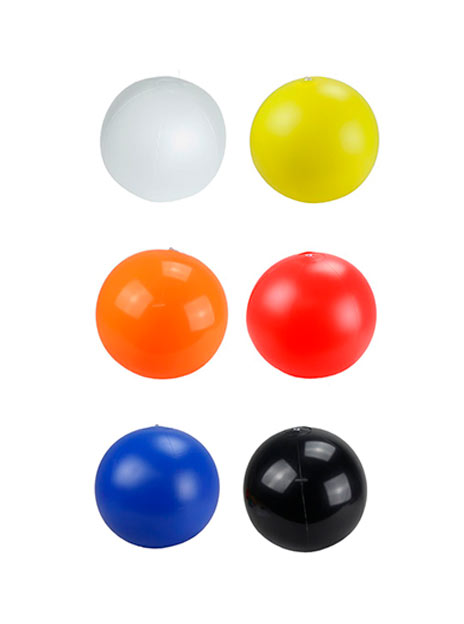
#> input picture fourier_movement/PELOTASLISAS-COLORES.jpg, 464 x 624 px
$ jupyter execute fourierBallsMovement.ipynb
#> lines starting #> are read from the running program, lines starting #| are printed output that depends on the picture
[cell 1]
# Import necessary libraries
import cv2
import numpy as np
import matplotlib.pyplot as plt

# Load the images again
image_original = cv2.imread('./PELOTASLISAS-COLORES.jpg')
#> image_original is the input picture: shape (624, 464, 3); mean B, G, R 211, 219.3, 233.1
image_moved = cv2.imread('./PELOTASLISAS-COLORES-MOVIMIENTO.png')
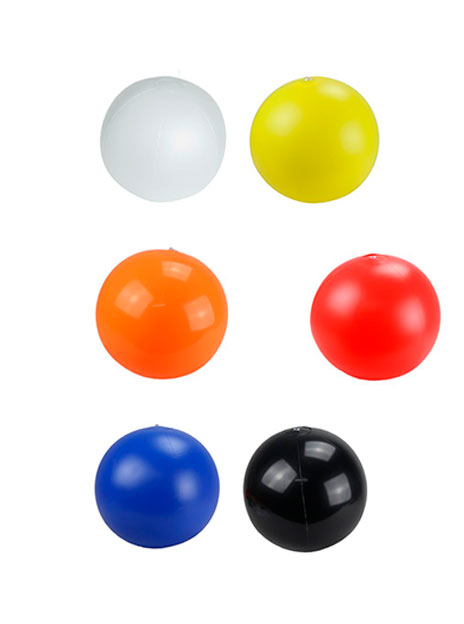
#> input picture fourier_movement/PELOTASLISAS-COLORES-MOVIMIENTO.png, 464 x 624 px
#> image_moved is the input picture: shape (624, 464, 3); mean B, G, R 211, 219.3, 233.2

# Visualize the images side by side
fig, axarr = plt.subplots(1, 2, figsize=(12, 6))
axarr[0].imshow(cv2.cvtColor(image_original, cv2.COLOR_BGR2RGB))
axarr[0].set_title('Original')
axarr[0].axis('off')

axarr[1].imshow(cv2.cvtColor(image_moved, cv2.COLOR_BGR2RGB))
axarr[1].set_title('Con Movimiento')
axarr[1].axis('off')

plt.tight_layout()
plt.show()
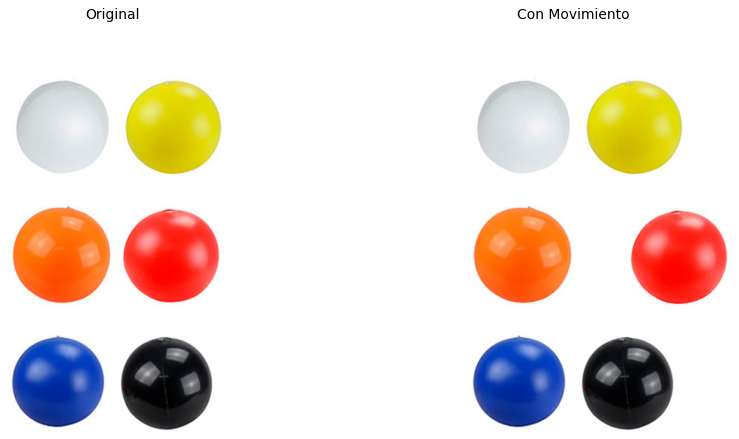
#> figure drawn by matplotlib, 2 panels

[cell 2]
def compute_fourier_magnitude(image):
    # Convert to grayscale
    gray_image = cv2.cvtColor(image, cv2.COLOR_BGR2GRAY)
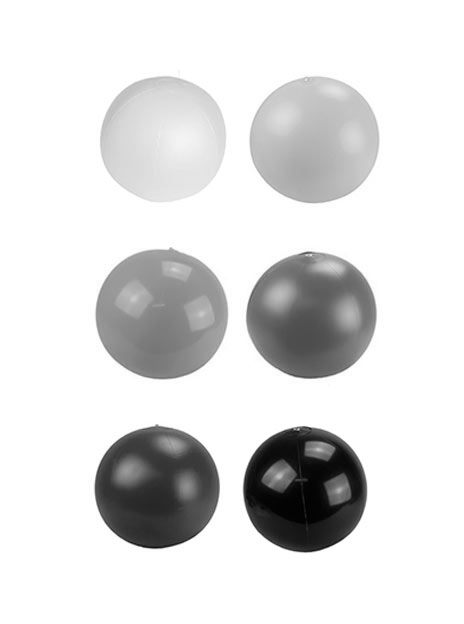
#> gray_image: shape (624, 464); min 0, max 255, mean 222.5

    # Compute the 2D Fourier Transform
    f_transform = np.fft.fft2(gray_image)

    # Shift the zero-frequency components to the center of the spectrum
    f_transform_centered = np.fft.fftshift(f_transform)

    # Get magnitude spectrum
    magnitude_spectrum = np.log(np.abs(f_transform_centered) + 1)
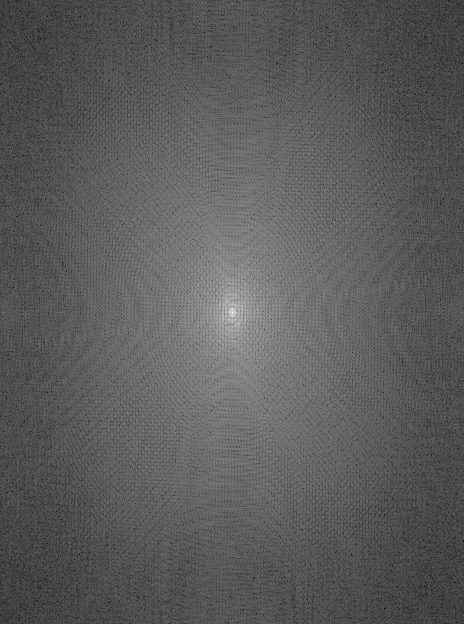
#> magnitude_spectrum: shape (624, 464) float64; min 0.705, max 17.98, mean 6.92; drawn with min black and max white

    return magnitude_spectrum

# Compute Fourier magnitude for both images
magnitude_original = compute_fourier_magnitude(image_original)
magnitude_moved = compute_fourier_magnitude(image_moved)
#> in compute_fourier_magnitude (call 2), `gray_image = cv2.cvtColor(image, cv2.COLOR_BGR2GRAY)`:
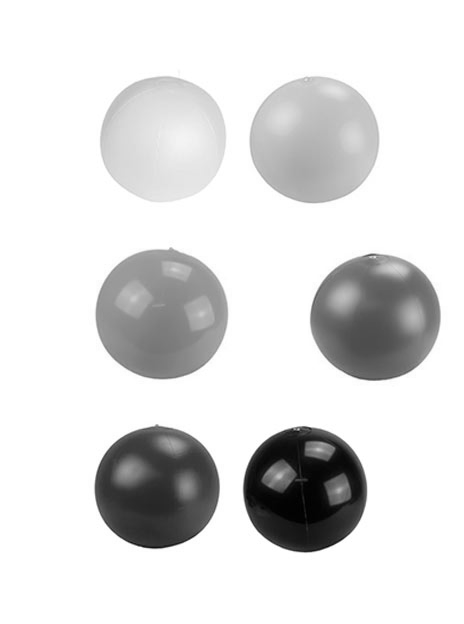
#> gray_image: shape (624, 464); min 0, max 255, mean 222.5

# Visualize the Fourier Magnitude side by side
fig, axarr = plt.subplots(1, 2, figsize=(12, 6))
axarr[0].imshow(magnitude_original, cmap='gray')
axarr[0].set_title('Espectro Fourier Original')
axarr[0].axis('off')

axarr[1].imshow(magnitude_moved, cmap='gray')
axarr[1].set_title('Espectro Fourier con Movimiento')
axarr[1].axis('off')

plt.tight_layout()
plt.show()

[cell 3]
# Compute the difference between the Fourier magnitudes
difference = np.abs(magnitude_original - magnitude_moved)
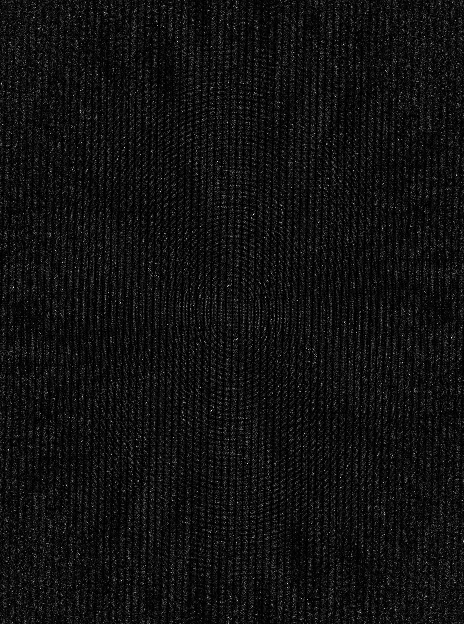
#> difference: shape (624, 464) float64; min 3.53e-06, max 5.64, mean 0.381; drawn with min black and max white

# Visualize the difference
plt.figure(figsize=(8, 6))
plt.imshow(difference, cmap='gray')
plt.title('Diferencia entre Espectros Fourier')
plt.axis('off')
plt.colorbar(label='Diferencia de Magnitud')
plt.show()
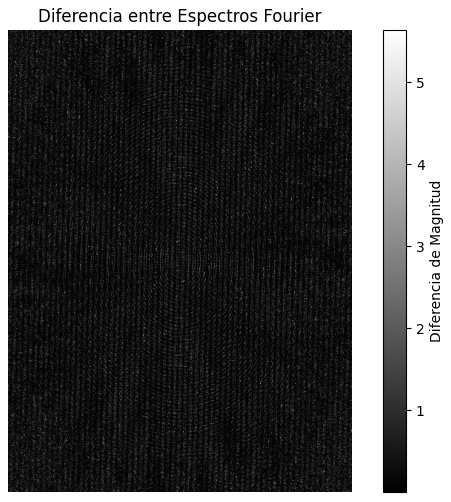
#> figure drawn by matplotlib, 2 panels

[cell 4]
def detect_movement(magnitude_original, magnitude_moved, threshold=10):
    """Detect movement based on the difference in Fourier magnitudes."""
#> called with threshold = 10
    difference_sum = np.sum(np.abs(magnitude_original - magnitude_moved))
#> difference_sum = 110409.8
    return difference_sum > threshold

# Detect movement
movement_detected = detect_movement(magnitude_original, magnitude_moved)
#> movement_detected = True
movement_detected
#> Out = True
